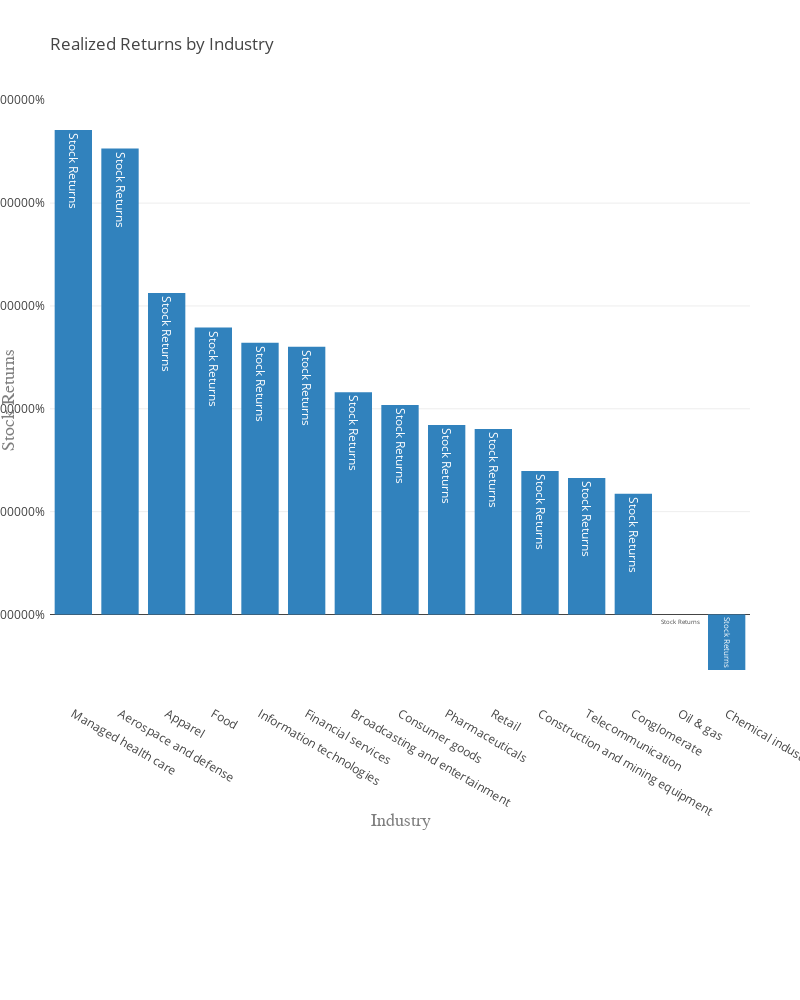

The notebook cell saved with this chart:
### Code cell
# Compare the realized returns by industry
df_industry = df.groupby('Industry', as_index=False)['Realized_Return'].mean()
df_industry = df_industry.sort_values('Realized_Return',ascending = False)

trace0 = go.Bar(
    x = df_industry['Industry'],
    y = df_industry['Realized_Return'],
    name = 'Realized Return',
    text = 'Stock Returns',
    marker = dict(
        color='rgb(49,130,189)',
    )
)

layout = go.Layout(
     autosize=False,
     width = 800,
     height = 1000,
     margin=go.layout.Margin(
        l=50,
        r=50,
        b=300,
        t=100,
        pad=4
    ),
    title=go.layout.Title(
        text='Realized Returns by Industry',
        xref='paper',
        x=0
    ),
    xaxis=go.layout.XAxis(
        tickangle=30,
        title=go.layout.xaxis.Title(
            text='Industry',
            font=dict(
                family='Courier New, monospace',
                size=18,
                color='#7f7f7f'
            )
        )
    ),
    yaxis=go.layout.YAxis(
        tickformat = '%',
        title=go.layout.yaxis.Title(
            text='Stock Returns',
            font=dict(
                family='Courier New, monospace',
                size=18,
                color='#7f7f7f'
            )
        )
    )
)

data = [trace0]
fig = go.Figure(data=data, layout=layout)
py.iplot(fig)

### Figure 1 — Plotly figure (JSON) as saved in the notebook; plotly's stock layout.template omitted (floating-point values rounded to 4 significant figures)
{"data": [{"marker": {"color": "rgb(49,130,189)"}, "name": "Realized Return", "text": "Stock Returns", "type": "bar", "uid": "59b9ed9d-7b72-47e2-9a0f-80ed89650f38", "x": ["Managed health care", "Aerospace and defense", "Apparel", "Food", "Information technologies", "Financial services", "Broadcasting and entertainment", "Consumer goods", "Pharmaceuticals", "Retail", "Construction and mining equipment", "Telecommunication", "Conglomerate", "Oil & gas", "Chemical industry"], "y": [0.2355, 0.2265, 0.1563, 0.1395, 0.1321, 0.1302, 0.108, 0.1018, 0.09217, 0.09017, 0.06971, 0.06635, 0.05872, -3.733e-05, -0.02698]}], "layout": {"autosize": false, "height": 1000, "margin": {"b": 300, "l": 50, "pad": 4, "r": 50, "t": 100}, "title": {"text": "Realized Returns by Industry", "x": 0, "xref": "paper"}, "width": 800, "xaxis": {"tickangle": 30, "title": {"font": {"color": "#7f7f7f", "family": "Courier New, monospace", "size": 18}, "text": "Industry"}}, "yaxis": {"tickformat": "%", "title": {"font": {"color": "#7f7f7f", "family": "Courier New, monospace", "size": 18}, "text": "Stock Returns"}}}}
